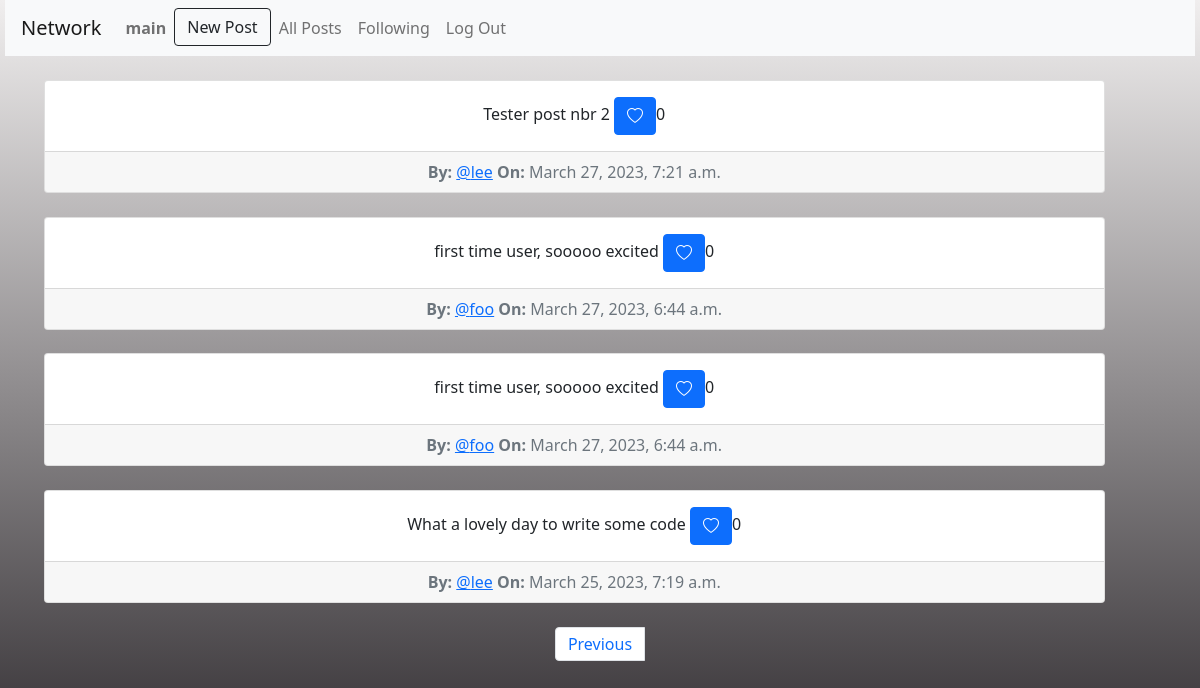
The page /following?page=2 (signed in) on the database its author committed.
### network/models.py (models this page shows, shortened)
class User(AbstractUser):
    pass

class Posts(models.Model):
    author = models.ForeignKey(User, on_delete=models.CASCADE, related_name="user")
    message = models.TextField(max_length=250)
    timeStamp = models.DateTimeField(auto_now_add=True)
    likes = models.IntegerField(default=0)

### network/views.py (the view)
# urls.py: path("following", views.following, name="following"),
def following(request):
    profile =  User.objects.get(pk=request.user.id)
    user_following = Follow.objects.filter(followedBy=profile)
    allpost = Posts.objects.all().order_by('-timeStamp')
    followed_posts = []
    for post in allpost:
        for person in user_following:
            if person.user == post.author:
                followed_posts.append(post)
    paginator = Paginator(followed_posts, 10)
    page_number = request.GET.get('page')
    page_obj = paginator.get_page(page_number)
    return render(request, "network/following.html", {
        "page_obj" : page_obj
    })

### network/templates/network/following.html (shortened to what this page needs)
{% extends "network/layout.html" %}
{% load static %}
{% block body %}
    {% for post in page_obj %}
        <div id="eachPost" class="col-11">
            <div class="card text-center">
                <div class="card-body">
                    <p class="card-text">{{post.message}} <a href="#" class="btn btn-primary"><i class="bi bi-heart"></i></a>{{post.likes}}</p>
                </div>
                <div class="card-footer text-muted">
                    <strong>By: </strong>
                    <a href="{% url 'profile' post.author_id %}">@{{post.author}}</a>
                    <strong>On: </strong>{{post.timeStamp}}
                </div>
            </div>
        </div>
        {% endfor %}
        <nav aria-label="Page navigation example">
            <ul class="pagination justify-content-center">
              <li class="page-item">
                {% if page_obj.has_previous %}
                    <a class="page-link" href="?page={{ page_obj.previous_page_number }}">Previous</a>
                {% endif %}
              </li>
            </ul>
          </nav>
{% endblock %}

### network/templates/network/layout.html (shortened to what this page needs)
{% load static %}
<!DOCTYPE html>
<html lang="en">
    <head>
        <link rel="stylesheet" href="https://cdn.jsdelivr.net/npm/bootstrap@4.0.0/dist/css/bootstrap.min.css">
        <link rel="stylesheet" href="https://stackpath.bootstrapcdn.com/bootstrap/4.4.1/css/bootstrap.min.css">
        <link rel="stylesheet" href="https://cdn.jsdelivr.net/npm/bootstrap@5.0.2/dist/css/bootstrap.min.css" />
        <link rel="stylesheet" href="https://cdn.jsdelivr.net/npm/bootstrap-icons@1.5.0/font/bootstrap-icons.css" />
        <link href="{% static 'network/styles.css' %}" rel="stylesheet">
    </head>
    <body>
        <nav class="navbar navbar-expand-lg navbar-light bg-light">
            <a class="navbar-brand" href="#">Network</a>
            <div>
              <ul class="navbar-nav mr-auto">
                {% if user.is_authenticated %}
                    <li class="nav-item">
                        <a class="nav-link" href="{% url 'profile' request.user.id %}"><strong>{{ user.username }}</strong></a>
                    </li>
                {% endif %}
                {% if user.is_authenticated %}
                    <li class="nav-item">
                        <a href="{% url 'new_Post' %}"><button type="button" class="btn btn-outline-dark" id="newPost">New Post</button></a>
                    </li>
                {% endif %}
                <li class="nav-item">
                  <a class="nav-link" href="{% url 'index' %}">All Posts</a>
                </li>
                {% if user.is_authenticated %}
                    <li class="nav-item">
                        <a class="nav-link" href="{% url 'following' %}">Following</a>
                    </li>
                    <li class="nav-item">
                        <a class="nav-link" href="{% url 'logout' %}">Log Out</a>
                    </li>
                {% endif %}
              </ul>
            </div>
          </nav>
        <div class="body">
            {% block body %}
            {% endblock %}
        </div>
    </body>
</html>

### network/static/network/styles.css (style rules this page uses)
html { height:100% }
body { height: 100%; padding-left: 5px; padding-right: 5px; background-image: linear-gradient( #f0eeee, rgb(41, 37, 41)); margin: 0; background-repeat: no-repeat; background-attachment: fixed; }
* { box-sizing: border-box; }
#eachPost { margin: 2%; }

### rows shown on the page
User: username "main"
Posts: message "Tester post nbr 2", likes "0", author "lee", timeStamp "March 27, 2023, 7:21 a.m."
Posts: message "first time user, sooooo excited", likes "0", author "foo", timeStamp "March 27, 2023, 6:44 a.m."
Posts: message "What a lovely day to write some code", likes "0", author "lee", timeStamp "March 25, 2023, 7:19 a.m."
